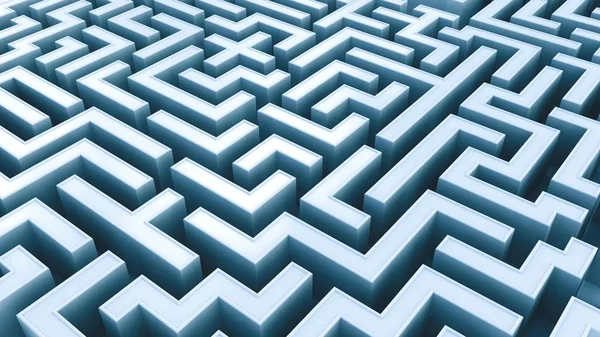
#> input picture img/inicio.jpg, 600 x 337 px
$ python -i main.py   (imports and definitions only)
#> lines starting #> are read from the running program, lines starting #| are printed output that depends on the picture
import os
from tkinter import font
from pyswip import Prolog
import tkinter as tk
from tkinter import filedialog
from tkinter import *
from PIL import ImageTk, Image
from copy import deepcopy
from datetime import datetime
import uuid
from scroll import ScrollableFrame


"""
getVentana
E: Ninguna
S: Una Ventana
R: Los recursos solicitados deben existir
O: Crear una ventana para el programa
"""
def getVentana():
    global ventana
    ventana = Tk()
    ventana.iconbitmap("img/icono.ico")
    ventana.title("Laberinto")
    x = 1280
    y = 720

    cambiarTama(x,y)
    ventana.columnconfigure(0,weight=1, uniform="vent")
    ventana.rowconfigure(0,weight=1)
    ventana.resizable(width=False, height=False)
    return ventana


"""
cambiarTama(x,y)
E: x->Ancho de la ventana, y-> alto de la ventana
S: Cambio del tamaño de ventana
R: Los parametros deben ser numericos
O: Cambiar el tamaño de la ventana
"""
def cambiarTama(x, y):
    global ventana
    anchoPantalla = ventana.winfo_screenwidth()
    altoPantalla = ventana.winfo_screenheight()
    centroX = int(anchoPantalla/2 - x / 2)
    centroY = int(altoPantalla/2 - y / 2)
    ventana.geometry(f'{x}x{y}+{centroX}+{centroY}')


ventana = getVentana()
# [1 line that did not run here, left out]
# [1 line not run here, left out]

rutaArchivoLaberinto = ""
laberinto = []
tablero = []
posX = 0
posY = 0
inicioX = 0
inicioY=0
finX = 0
finY = 0
gano = "inactivo"

fichaAnterior = "i"
colores = {"x": "#211438",
           "auto": "#9734FA",
           "sugerencia": "#9734FA",
           "O": "#71A85E",
           "◯": "#71A85E",
           "i": "#D7FA0F",
           "inicio": "#D7FA0F",
           "f": "#FA5041",
           "ar": "#C9429E",
           "ab": "#0A56AD",
           "ad": "#E28B48",
           "at": "#F4D03F",
           "inter": "#873600",
           "normal": "#71A85E",
           }
frames= {}
movRepeticion = []
nickname = "Jugador 1"
numeroMovimientos = 0
numeroSugerencias = 10
tiempoInicio = datetime.now()


"""
raise_frame(frame, x, y)
E: frame->un frame, (x,y) -> nuevas dimensiones de la ventana
S: Cambio grafico en la ventana
R: El frame debe existir y las dimensiones deben ser numericas
O: Cambiar la ventana actual
"""
def raise_frame(frame,x,y):
    cambiarTama(x,y)
    frame.tkraise()


"""
crearPaginaInicio
E: ninguna
S: Pagina inicio
R: Ninguna
O: Crear la pagina de inicio
"""
# [24 lines left out: function crearPaginaInicio, not called in this run]


"""
crearPaginaPreJuego
E: Ninguna
S: Pagina pre juego
R: Se deben seleccionar nickname y laberinto
O: Solicitar los datos para la creación del laberinto
"""
# [27 lines left out: function crearPaginaPreJuego, not called in this run]


"""
crearPaginaTablero
E: Ninguna
S: Pagina tablero
R: Se debe haber seleccionado un nombre y laberinto previamente
O: Brindar una interfaz para jugar
"""
# [86 lines left out: function crearPaginaTablero, not called in this run]


"""
crearPaginaFinal
E: Ninguna
S: Pagina final
R: El estado de juego no puede ser "activo"
O: Mostrar la información de la partida al momento de terminar
"""
# [34 lines left out: function crearPaginaFinal, not called in this run]


"""
crearPaginaEstadisticas
E: ventanaAnterior-> nombre de la ventana anterior para poder volver a ella
S: Pagina de estadisticas
R: Ninguna
O: Mostrar las estadisticas de las partidas
"""
# [49 lines left out: function crearPaginaEstadisticas, not called in this run]


"""
getEstadisticas
E: Ninguna
S: lista de estadisticas almacenadas
R: Debe existir el archivo de estadisticas
O: Obtener un registro de todas las estadisticas almacenadas
"""
# [10 lines left out: function getEstadisticas, not called in this run]


"""
getRepeticion
E: id-> id del archivo en donde se encuentra la repetición
S: lista de movimientos de la partida guardada
R: el id debe existir
O: Obtener la lista de movimientos de una repetición
"""
# [10 lines left out: function getRepeticion, not called in this run]


"""
getPaginaRepeticion
E: id-> id de la repeticion
S: Pagina repeticion
R: el id debe existir
O: Crear una pagina para reproducir la repetición
"""
# [73 lines left out: function getPaginaRepeticion, not called in this run]


"""
reproducirRepeticion(tablero, repeticion)
E: tablero->matriz de fichas , repetición->lista de movimientos
S: reproduccion de la repetición
R: deben existir tablero y archivo con el id indicado previamente
O: representar graficamente la repetición de la partida
"""
# [10 lines left out: function reproducirRepeticion, not called in this run]


"""
reproducirRepeticionAux(tab, punto)
E: tab -> matriz de fichas, punto-> indice de la ficha a modificar
S: cambio grafico en una ficha especifica
R: el punto debe pertenecer al tablero
O: Cambiar el color de la ficha segun el tipo de movimiento
"""
# [11 lines left out: function reproducirRepeticionAux, not called in this run]


"""
parpadear
E: objeto -> objeto a resaltar, (col1, col2) ->colores , cant ->cantidad de veces a repetir el cambio
S: Cambio grafico de la ficha
R: El objeto debe existir y tener una propiedad ["bg"], los colores deben ser validos y cant >0
O: Cambia los colores de un objeto para que este parpadee graficamente
"""
# [5 lines left out: function parpadear, not called in this run]


"""
reiniciar
E: ninguna
S: reinicio del juego
R: ninguna
O: Reinicia el laberinto y guarda la partida como abandono
"""
# [5 lines left out: function reiniciar, not called in this run]


"""
guardarEstadisticas
E: pNickname-> nickname del usuario , pCantmov->cantidad de movimientos realizados,
    pCantSug->cantidad de sugerencias solicitadas, pTiempo -> tiempo que tardo en completar el laberinto, pTipoFin ->de que manera termino el laberinto
S: id de la nueva entrada
R: nicname, tiempo y tipofin deben ser cadenas de text
O: Guardar la partida terminada en estadisticas
"""
# [7 lines left out: function guardarEstadisticas, not called in this run]


"""
guardarRepeticion
E: id -> id de la partida recien registrada en estadisticas
S: nuevo archivo de repetición
R: ninguna
O: guardar la repetición y el laberinto jugado en sus respectivas carpetas
"""
# [15 lines left out: function guardarRepeticion, not called in this run]


"""
crearFrame
E: ninguna
S: Nuevo frame
R: Debe existir ventana
O: Crear un nuevo frame
"""
# [5 lines left out: function crearFrame, not called in this run]


"""
solicitarArchivo
E: ningua
S: ruta del archivo seleccionado
R: ninguna
O: Seleccionar el laberinto que se desea jugar
"""
# [4 lines left out: function solicitarArchivo, not called in this run]


"""
reestablecerValores
E: ninguna
S: valores en su estado inicial
R: ninguna
O: Reestablece todos los valores a su estado inicial
"""
# [14 lines left out: function reestablecerValores, not called in this run]


"""
iniciarJuego
E: ninguna
S: Inicio del juego
R: se debe haber indicado nickname y laberinto
O: Iniciar la partida
"""
# [9 lines left out: function iniciarJuego, not called in this run]


"""
transformarLaberinto
E: laberintoProlog -> matriz del laberinto en formato de prolog
S: matriz del laberinto formato python
R: ninguna
O: Parsear la entrada recibida por prolog
"""
# [10 lines left out: function transformarLaberinto, not called in this run]


"""
obternerPosicionInicial
E: ninguna
S: posiciones iniciales y finales del laberinto
R: debe existir un laberinto cargado
O: Obtener las posiciones del laberinto
"""
# [21 lines left out: function obtenerPosicionInicial, not called in this run]


"""
abandonarPartida
E: ninguna
S: termina la partida
R: El juego debe haber comenzado
O: Abandonar una partida
"""
# [5 lines left out: function abandonarPartida, not called in this run]


solucionLaberinto= []


"""
solucionarLaberinto
E: laberintoSol -> laberinto a solucionar, puntoInicio -> punto de inicio del laberinto, puntoFinal -> punto final del laberinto
S: lista con los puntos solución del laberinto
R: puntoInicio y puntoFinal deben ser tuplas (x,y), laberintoSol una copia del laberinto original
O: Obtener solución del laberinto
este algoritmo fue basado en el siguiente articulo https://programmerclick.com/article/67791960095/
tomando en cuenta las diferencias entre los objetivos
"""
# [21 lines left out: function solucionarLaberinto, not called in this run]

######################################################################################################################################################

"""
solicitarSugerencia
E: boton -> botono de solicitar sugerencia
S: cambio grafico en el punto sugerido y el boton de solicitar
R: Debe existir una solución
O: Obtener una sugerencia para el movimiento
"""
# [23 lines left out: function solicitarSugerencia, not called in this run]


"""
mostrarSugerencia
E: ficha -> ficha a sugerir
S: cambio grafico en ficha
R: ninguna
O: mostrar graficamente la sugerencia
"""
def mostrarSugerencia(ficha):
   ficha.config(bg=colores[ficha["text"]],fg=colores[ficha["text"]])


"""
crearTablero
E: ventanaTablero -> ventana en donde se creará el tablero, laberintoTablero-> laberinto en el que se basará el tablero
S: Representación grafica del laberinto en la ventana indicada
R: debe existir el laberinto y ventana indicados
O: Crear un tablero
"""
# [24 lines left out: function crearTablero, not called in this run]


"""
autoSolucionar
E:boton -> boton de autosolución
S: Pagina final
R: el laberinto debe haber iniciado
O: solicitar autosolución del laberinto
"""
# [12 lines left out: function autoSolucionar, not called in this run]


"""
mostrarSolucion
E: tab ->tablero
S: representasión grafica de la solución
R: debe existir una solución
O: representar graficamente la solución del laberinto
"""
# [8 lines left out: function mostrarSolucion, not called in this run]


"""
obtenerSolucion
E: ninguna
S: solicitud de solución del laberinto
R: ninguna
O: Solicitar la solucióndel laberinto
"""
# [6 lines left out: function obtenerSolucion, not called in this run]

"""
verificar
E: boton -> botono de verificar posición
S: cambio grafico que indica si es valido o no
R: ninguna
O: Indicar graficamente si la posición actual forma parte de la solución
"""
# [11 lines left out: function verificar, not called in this run]


"""
verificarAux
E: boton -> boton de verificar
S: reestablece la apariencia del boton
R: ninguna
O: reestablecer la apariencia del boton
"""
def verificarAux(boton):
    boton["bg"] = "#4F67E0"
    boton["text"] = "Verificar posición"

"""
moverFichaAux
E: fichaActual  -> posición actual en tablero , fichaSiguiente->destino en tablero
S: cambio grafico del tablero
R: deben existir las posiciónes indicadas
O: Mover la ficha de manera grafica
"""
# [14 lines left out: function moverFichaAux, not called in this run]


"""
moverFicha
E: i-> indice representativo de la dirección
S: cambio de la posición de la ficha
R: el movimiento debe ser valido
O: Mover la ficha en el tablero
"""
def moverFicha(i):
    global posX, posY,fichaAnterior, numeroMovimientos, tiempoInicio, laberinto,gano,movRepeticion
    if gano != "activo":
        return
    puntosMovimientos = [(-1, 0), (1, 0), (0, -1), (0, 1)]
    letrasMovimientos = ['w','s','a','d']
    siguientePunto = (posX + puntosMovimientos[i][0], posY + puntosMovimientos[i][1])
    if siguientePunto[0] in range(len(laberinto)) and siguientePunto[1] in range(len(laberinto[siguientePunto[0]])):
        movimientoValido = bool(list(prolog.query("permiteMovimiento(%s,%s,%s)."%(fichaAnterior,letrasMovimientos[i],laberinto[siguientePunto[0]][siguientePunto[1]]))))
        if movimientoValido and gano == "activo":
            movRepeticion += [["normal",siguientePunto[0],siguientePunto[1]]]
            moverFichaAux((posX,posY),siguientePunto) #mueve la ficha graficamente
            fichaTemp = fichaAnterior
            fichaAnterior = laberinto[siguientePunto[0]][siguientePunto[1]]
            laberinto[posX][posY] = fichaTemp
            laberinto[siguientePunto[0]][siguientePunto[1]] = '◯'
            posY+=puntosMovimientos[i][1]
            posX+=puntosMovimientos[i][0]
            numeroMovimientos+=1
            contadorMov.set("Numero de movimientos: "+str(numeroMovimientos))

            if fichaAnterior =="f":
                gano = "exitosa"
                movRepeticion += [["exitosa",-1,-1]]
                crearPaginaFinal()

    if numeroMovimientos == 1:
        tiempoInicio = datetime.now()
        refrescarTiempo()


"""
moverIzquierda
E: evento de presionar la tecla direccional
S: Solicitud de mover la ficha
R: ninguna
O: Detectar la entrada de la tecla
"""
def moverIzquierda(event):
    moverFicha(2)


"""
moverDerecha
E: evento de presionar la tecla direccional
S: Solicitud de mover la ficha
R: ninguna
O: Detectar la entrada de la tecla
"""
def moverDerecha(event):
    moverFicha(3)


"""
moverArriba
E: evento de presionar la tecla direccional
S: Solicitud de mover la ficha
R: ninguna
O: Detectar la entrada de la tecla
"""
def moverArriba(event):
    moverFicha(0)


"""
moverAbajo
E: evento de presionar la tecla direccional
S: Solicitud de mover la ficha
R: ninguna
O: Detectar la entrada de la tecla
"""
def moverAbajo(event):
    moverFicha(1)


"""
formatearTiempo
E: segundos ->cantidad de segundos transcurridos
S: Formato de tiempo en horas:minutos:segundos
R: segundos debe ser un numero entero
O: Darle formato al tiempo del cronometro
"""
def formatearTiempo(segundos):
    horas = int(segundos / 60 / 60)
    segundos -= horas*60*60
    minutos = int(segundos/60)
    segundos -= minutos*60
    return f"{horas:02d}:{minutos:02d}:{segundos:02d}"


"""
getTiempo
E: hora del sistema
S: tiempo transcurrido
R: ninguna
O: Obtener el tiempo transcurrido
"""
def getTiempo():
    segundos_transcurridos= (datetime.now() - tiempoInicio).total_seconds()
    return formatearTiempo(int(segundos_transcurridos))

"""
refrescarTiempo
E: Ninguna
S: Actualiza el tiempo una vez realizado el primer movimiento
R: El juego debe estar en espera
O: Arrancar el cronometro
"""
# [5 lines left out: function refrescarTiempo, not called in this run]

#la funcionalidad del cronometro se basa en esta implementación https://parzibyte.me/blog/2021/08/23/cronometro-tkinter-python/
cronometro = tk.StringVar(ventana, value=getTiempo())

# [7 lines not run here, left out]

>>> import cv2
>>> picture = cv2.imread('img/inicio.jpg', cv2.IMREAD_GRAYSCALE)
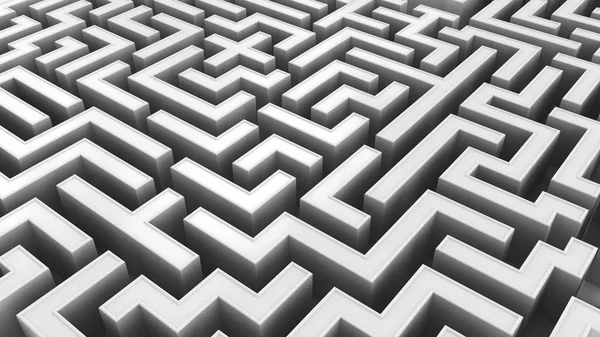
#> picture: shape (337, 600); min 13, max 255, mean 151.1
>>> result = moverFicha(picture)
